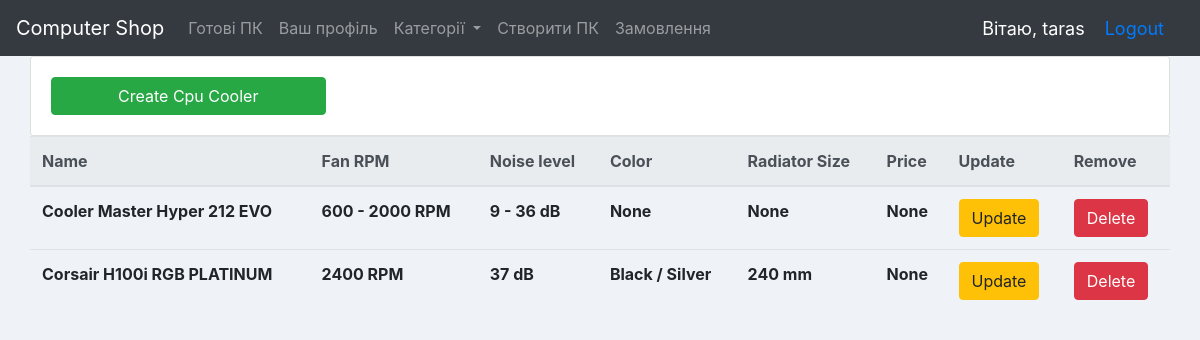
Screenshot of /cpu_cooler/ (signed in) with the database file from the repository.
### computers/models.py (models this page shows, shortened)
class CpuCooler(models.Model):
    name = models.CharField(max_length=150, null=True)
    fan_rpm = models.CharField(max_length=150, null=True, blank=True)
    noise_level = models.CharField(max_length=150, null=True, blank=True)
    color = models.CharField(max_length=150, null=True, blank=True)
    radiator_size = models.CharField(max_length=150, null=True, blank=True)
    price = models.FloatField(null=True)

### computers/decorators.py (the view)
        def wrapper_func(request, *args, **kwargs):
            group = None
            if request.user.groups.exists():
                group = request.user.groups.all()[0].name
            if group in allowed_roles:
                return view_func(request, *args, **kwargs)
            else:
                return HttpResponse('You are not authorized!')

### computers/views/cpu_cooler_views.py (called while the page is built)
@login_required(login_url='login')
@allowed_users(allowed_roles=['admin'])
def cpu_cooler_list(request):
    cpu_coolers = CpuCooler.objects.all()
    context = {'cpu_coolers': cpu_coolers}
    return render(request, 'computers/cpu_cooler/table.html', context)

### computers/templates/computers/cpu_cooler/table.html
{% extends 'computers/base.html' %}
{% block content %}
<div class="row justify-content-right">
        <div class="card card-body">
            <a class="btn btn-success w-25" href="{% url 'create_cpu_cooler'%}">Create Cpu Cooler</a>
        </div>
</div>
<div class="row justify-content-center">
    <table class="table">
        <thead class="thead-light">
            <tr>
                <th scope="col">Name</th>
                <th scope="col">Fan RPM</th>
                <th scope="col">Noise level</th>
                <th scope="col">Color</th>
                <th scope="col">Radiator Size</th>
                <th scope="col">Price</th>
                <th scope="col">Update</th>
                <th scope="col">Remove</th>
            </tr>
        </thead>
        <tbody>
            {% for cpu_cooler in cpu_coolers %}
            <tr>
                <th scope="col">{{ cpu_cooler.name }}</th>
                <th scope="col">{{ cpu_cooler.fan_rpm }}</th>
                <th scope="col">{{ cpu_cooler.noise_level }}</th>
                <th scope="col">{{ cpu_cooler.color }}</th>
                <th scope="col">{{ cpu_cooler.radiator_size }}</th>
                <th scope="col">{{ cpu_cooler.price }}</th>
                <th scope="col">
                    <a class="btn btn-warning" href="{% url 'update_cpu_cooler' cpu_cooler.id %}">Update</a>
                </th>
                <th scope="col">
                    <a class="btn btn-danger" href="{% url 'delete_cpu_cooler' cpu_cooler.id %}">Delete</a>
                </th>
            </tr>
        {% endfor %}
        </tbody>
    </table>
</div>
{% endblock %}

### computers/templates/computers/base.html (shortened to what this page needs)
<!DOCTYPE html>
<html lang="en">
<head>
    <link rel="stylesheet" href="https://maxcdn.bootstrapcdn.com/bootstrap/4.0.0/css/bootstrap.min.css"
>
    {% load static %}
</head>
<body>
<nav class="navbar navbar-expand-lg navbar-dark bg-dark">
    <a class="navbar-brand" href="{% url 'home' %}">Computer Shop</a>
    {% include 'computers/navbar.html' %}
    <span class="hello-msg">Вітаю, {{request.user}}</span>
    {% if request.user.is_authenticated %}
        <span class="hello-msg"><a href="{% url 'logout' %}">Logout</a></span>
    {% else %}
        <span class="hello-msg"><a href="{% url 'login' %}">Login</a></span>
    {% endif %}
</nav>
<div class="{% block container %}container{% endblock %}">
    {% block content %}
    {% endblock %}
</div>
</body>
</html>

### computers/templates/computers/base.html (style rules this page uses)
body { background-color:#eff2f6; }
.hello-msg { font-size: 18px; color: #fff; margin-right: 20px; }

### rows the page displays
CpuCooler: name "Cooler Master Hyper 212 EVO", fan_rpm "600 - 2000 RPM", noise_level "9 - 36 dB", color "None", radiator_size "None", price "None"
CpuCooler: name "Corsair H100i RGB PLATINUM", fan_rpm "2400 RPM", noise_level "37 dB", color "Black / Silver", radiator_size "240 mm", price "None"

### other values shown
{{ request.user }} "taras"
